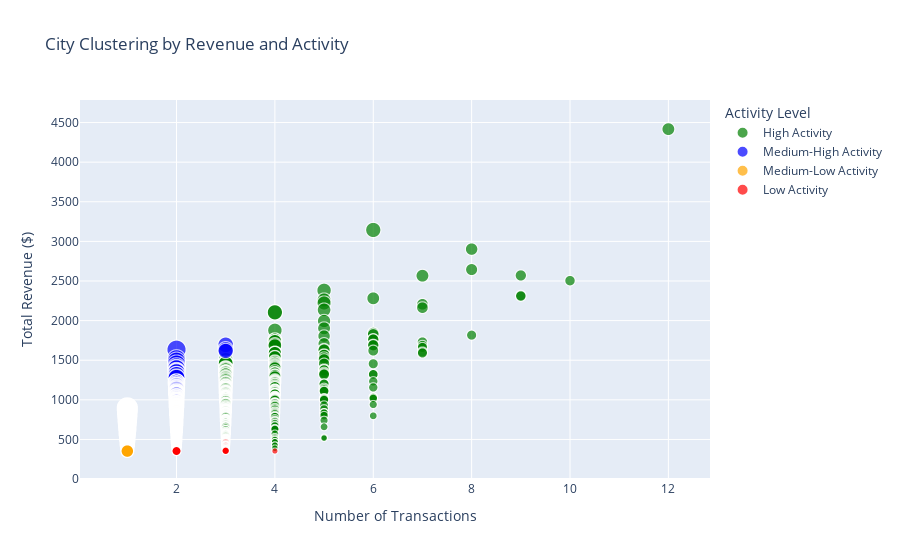

The notebook cell saved with this chart:
### Code cell
# Testing spatial clustering on our dataset
city_stats_test = analyze_geographic_distribution(df)
spatial_clustering(city_stats_test)

### Figure 1 — Plotly figure (JSON) as saved in the notebook; plotly's stock layout.template omitted (floating-point values rounded to 4 significant figures; data arrays with more than 128 entries replaced by an {"elided": "..."} marker saying what was removed)
{"data": [{"customdata": {"elided": "405x1 str values"}, "hovertemplate": "Activity Level=High Activity<br>Number of Transactions=%{x}<br>Total Revenue ($)=%{y}<br>revenue_per_transaction=%{marker.size}<br>city=%{customdata[0]}<extra></extra>", "legendgroup": "High Activity", "marker": {"color": "green", "size": {"elided": "405 float values"}, "sizemode": "area", "sizeref": 2.247, "symbol": "circle"}, "mode": "markers", "name": "High Activity", "showlegend": true, "type": "scattergl", "x": {"elided": "405 int values"}, "xaxis": "x", "y": {"elided": "405 float values"}, "yaxis": "y"}, {"customdata": {"elided": "1182x1 str values"}, "hovertemplate": "Activity Level=Medium-High Activity<br>Number of Transactions=%{x}<br>Total Revenue ($)=%{y}<br>revenue_per_transaction=%{marker.size}<br>city=%{customdata[0]}<extra></extra>", "legendgroup": "Medium-High Activity", "marker": {"color": "blue", "size": {"elided": "1182 float values"}, "sizemode": "area", "sizeref": 2.247, "symbol": "circle"}, "mode": "markers", "name": "Medium-High Activity", "showlegend": true, "type": "scattergl", "x": {"elided": "1182 int values"}, "xaxis": "x", "y": {"elided": "1182 float values"}, "yaxis": "y"}, {"customdata": {"elided": "1265x1 str values"}, "hovertemplate": "Activity Level=Medium-Low Activity<br>Number of Transactions=%{x}<br>Total Revenue ($)=%{y}<br>revenue_per_transaction=%{marker.size}<br>city=%{customdata[0]}<extra></extra>", "legendgroup": "Medium-Low Activity", "marker": {"color": "orange", "size": {"elided": "1265 float values"}, "sizemode": "area", "sizeref": 2.247, "symbol": "circle"}, "mode": "markers", "name": "Medium-Low Activity", "showlegend": true, "type": "scattergl", "x": {"elided": "1265 int values"}, "xaxis": "x", "y": {"elided": "1265 float values"}, "yaxis": "y"}, {"customdata": {"elided": "148x1 str values"}, "hovertemplate": "Activity Level=Low Activity<br>Number of Transactions=%{x}<br>Total Revenue ($)=%{y}<br>revenue_per_transaction=%{marker.size}<br>city=%{customdata[0]}<extra></extra>", "legendgroup": "Low Activity", "marker": {"color": "red", "size": {"elided": "148 float values"}, "sizemode": "area", "sizeref": 2.247, "symbol": "circle"}, "mode": "markers", "name": "Low Activity", "showlegend": true, "type": "scattergl", "x": {"elided": "148 int values"}, "xaxis": "x", "y": {"elided": "148 float values"}, "yaxis": "y"}], "layout": {"legend": {"itemsizing": "constant", "title": {"text": "Activity Level"}, "tracegroupgap": 0}, "title": {"text": "City Clustering by Revenue and Activity"}, "xaxis": {"anchor": "y", "domain": [0, 1], "title": {"text": "Number of Transactions"}}, "yaxis": {"anchor": "x", "domain": [0, 1], "title": {"text": "Total Revenue ($)"}}}}
